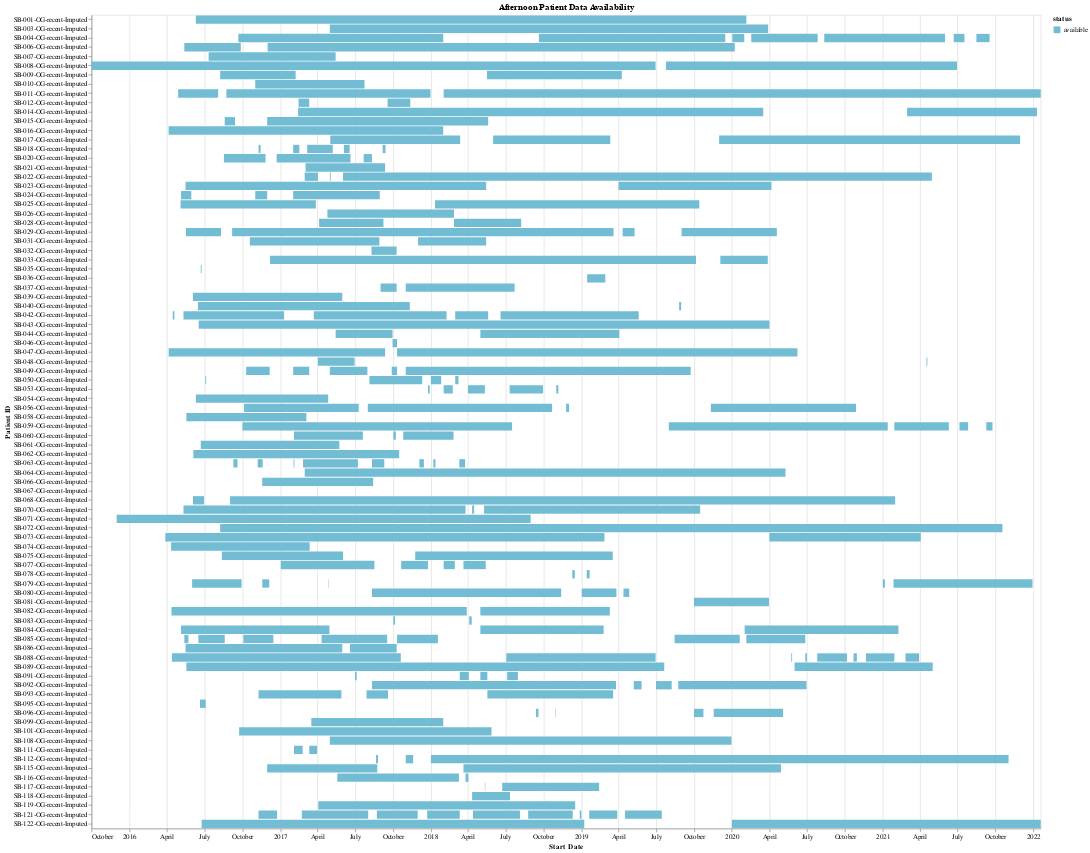

Write notebook code for a chart like this one.
### Code cell
import pandas as pd
import altair as alt
from datetime import timedelta

# Prepare the data for visualization
data_for_viz = []

for patient_id, chunks in afternoon_available_data.items():
    for chunk in chunks:
        data_for_viz.append({
            'patient_id': patient_id,
            'chunk_start_date': chunk['chunk_start_date'],
            'chunk_end_date': chunk['chunk_end_date'],
            'chunk_size': chunk['chunk_size'],
            'status': 'available'
        })

# Convert to DataFrame
df_viz = pd.DataFrame(data_for_viz)

# Convert chunk_start_date and chunk_end_date back to datetime
df_viz['chunk_start_date'] = pd.to_datetime(df_viz['chunk_start_date'])
df_viz['chunk_end_date'] = pd.to_datetime(df_viz['chunk_end_date'])

# Create the Altair chart
chart = alt.Chart(df_viz).mark_bar().encode(
    x=alt.X('chunk_start_date:T', title='Start Date'),
    x2='chunk_end_date:T',
    y=alt.Y('patient_id:N', title='Patient ID'),
    color=alt.Color('status:N', scale=alt.Scale(domain=['available'], range=['#72bcd4'])),
    tooltip=[
        alt.Tooltip('patient_id:N', title='Patient ID'),
        alt.Tooltip('chunk_start_date:T', title='Start Date'),
        alt.Tooltip('chunk_end_date:T', title='End Date'),
        alt.Tooltip('chunk_size:Q', title='Chunk Size')
    ]
).properties(
    title="Afternoon Patient Data Availability",
    width=1400,
    height=1200
)

# Display the chart
chart

### Figure 1 — Vega-Lite specification as saved in the notebook (floating-point values rounded to 4 significant figures; data arrays with more than 128 entries replaced by an {"elided": "..."} marker saying what was removed)
{"config": {"view": {"continuousWidth": 300, "continuousHeight": 300}}, "data": {"name": "data-297731edfa832fed5eaa0dc2f7c011cc"}, "mark": {"type": "bar"}, "encoding": {"color": {"field": "status", "scale": {"domain": ["available"], "range": ["#72bcd4"]}, "type": "nominal"}, "tooltip": [{"field": "patient_id", "title": "Patient ID", "type": "nominal"}, {"field": "chunk_start_date", "title": "Start Date", "type": "temporal"}, {"field": "chunk_end_date", "title": "End Date", "type": "temporal"}, {"field": "chunk_size", "title": "Chunk Size", "type": "quantitative"}], "x": {"field": "chunk_start_date", "title": "Start Date", "type": "temporal"}, "x2": {"field": "chunk_end_date"}, "y": {"field": "patient_id", "title": "Patient ID", "type": "nominal"}}, "height": 1200, "title": "Afternoon Patient Data Availability", "width": 1400, "$schema": "https://vega.github.io/schema/vega-lite/v5.20.1.json", "datasets": {"data-297731edfa832fed5eaa0dc2f7c011cc": {"elided": "238 records"}}}
